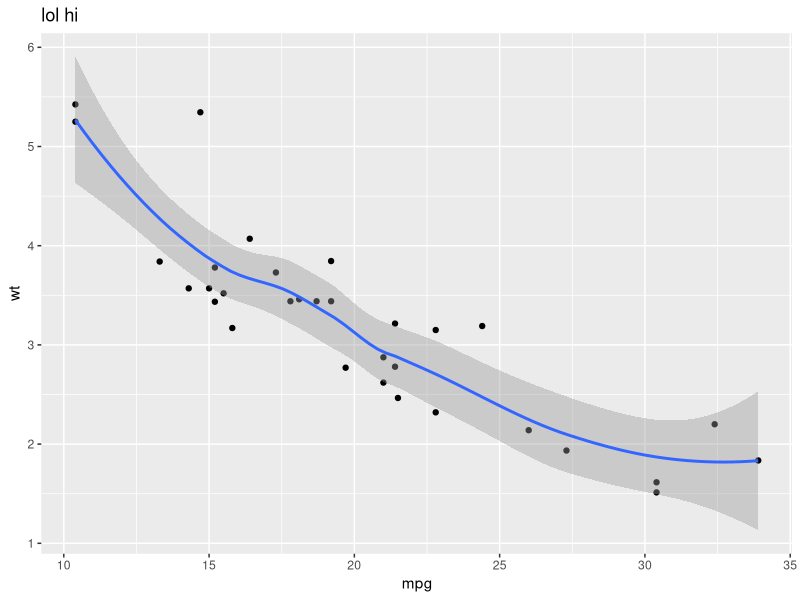

Write the R code that produced this figure.
## ---- chunk 1
library(ggplot2)
library(tidyverse)
1 + 1
## ---- chunk 2
#| echo: false
2 * 2
## ---- chunk 3
mtcars %>% 
  ggplot(aes(mpg, wt)) +
  geom_point() +
  geom_smooth() +
  labs(title = "lol hi")

